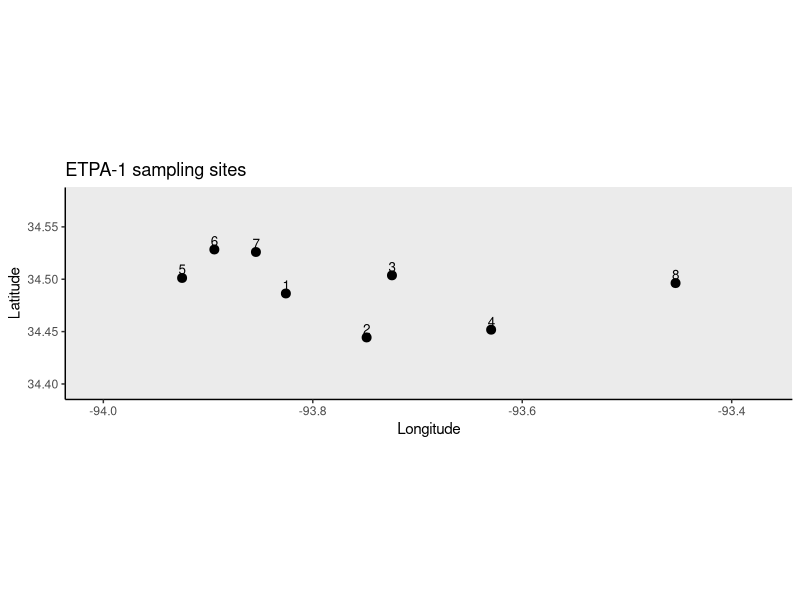
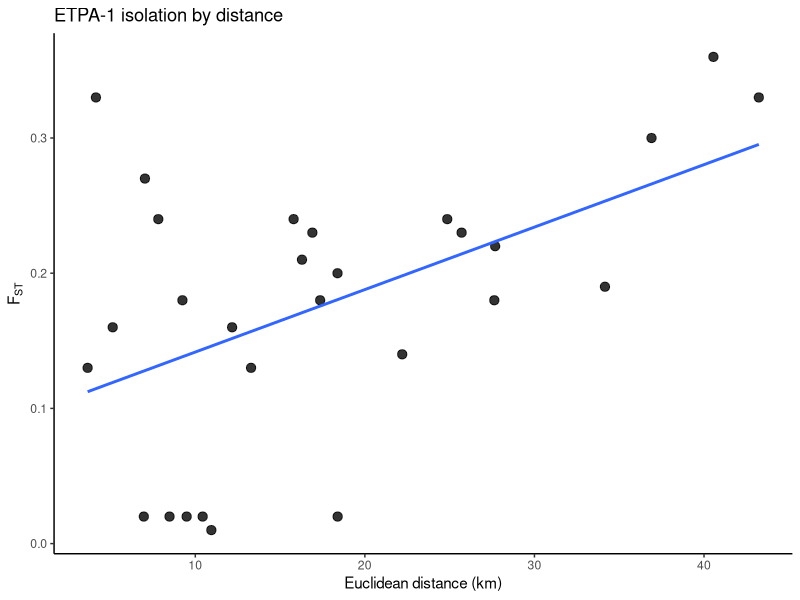

The R script that drew these images, in order: (Note: this script raises an error after producing the figures.)
# -----------------------------
# ETPA-1: paleback darter
# Etheostoma pallididorsum
# -----------------------------

library(ggplot2)
library(geosphere)
library(maps)

# -----------------------------
# 0) paths
# -----------------------------
base_dir <- "/Users/johnmccall/Library/CloudStorage/OneDrive-TheOhioStateUniversity/Spring_2026/Landgen_DGS/DGS-Patterns-of-Fish-Diversity/DGS-Patterns-of-Fish-Diversity/Objective 2/Data/ETPA-1"
data_dir <- file.path(base_dir, "data")
dir.create(data_dir, recursive = TRUE, showWarnings = FALSE)

# -----------------------------
# 1) site coordinates
# hard-coded from final raw coordinates
# order follows FST table order
# 1 Caddo River
# 2 Polk Creek
# 3 Lick Creek
# 4 Collier Creek
# 5 Big Fork Creek
# 6 Kate's Creek
# 7 Big Hill Creek
# 8 Mazarn Creek
# -----------------------------
ETPA_1_coords <- data.frame(
  site = as.character(1:8),
  lat = c(
    34.4864,
    34.4444,
    34.5037,
    34.4518,
    34.5012,
    34.5284,
    34.5260,
    34.4963
  ),
  lon = c(
    -93.8257,
    -93.7486,
    -93.7244,
    -93.6297,
    -93.9248,
    -93.8940,
    -93.8543,
    -93.4536
  ),
  stringsAsFactors = FALSE
)

# -----------------------------
# 2) helper: fill symmetric matrix from lower triangle
# vals entered row-by-row:
# row2 has 1 value, row3 has 2 values, etc.
# -----------------------------
fill_sym_from_lower <- function(pops, vals, diag_val = 0) {
  
  n <- length(pops)
  stopifnot(length(vals) == n * (n - 1) / 2)
  
  mat <- matrix(
    0,
    nrow = n,
    ncol = n,
    dimnames = list(pops, pops)
  )
  
  k <- 1
  for (i in 2:n) {
    for (j in 1:(i - 1)) {
      mat[i, j] <- vals[k]
      mat[j, i] <- vals[k]
      k <- k + 1
    }
  }
  
  diag(mat) <- diag_val
  mat
}

# -----------------------------
# 3) pairwise FST matrix
# Table 4, microsatellite FST below diagonal
# entered row-by-row from lower triangle
# -----------------------------
fst_vals <- c(
  
  # row 2: Polk Creek
  0.02,
  
  # row 3: Lick Creek
  0.02, 0.02,
  
  # row 4: Collier Creek
  0.02, 0.01, 0.02,
  
  # row 5: Big Fork Creek
  0.18, 0.18, 0.20, 0.18,
  
  # row 6: Kate's Creek
  0.24, 0.21, 0.24, 0.23, 0.33,
  
  # row 7: Big Hill Creek
  0.16, 0.13, 0.16, 0.14, 0.27, 0.13,
  
  # row 8: Mazarn Creek
  0.19, 0.22, 0.24, 0.23, 0.33, 0.36, 0.30
)

ETPA_1_fst <- fill_sym_from_lower(
  pops = ETPA_1_coords$site,
  vals = fst_vals,
  diag_val = 0
)

ETPA_1_fst[ETPA_1_fst < 0] <- 0

# -----------------------------
# 4) geographic distance matrix
# straight-line distance in km
# -----------------------------
geo_dist_km <- geosphere::distm(
  as.matrix(ETPA_1_coords[, c("lon", "lat")]),
  fun = geosphere::distHaversine
) / 1000

rownames(geo_dist_km) <- ETPA_1_coords$site
colnames(geo_dist_km) <- ETPA_1_coords$site

# -----------------------------
# 5) pairwise dataframe for IBD plot
# -----------------------------
ibd_df <- data.frame(
  site1   = rownames(ETPA_1_fst)[row(ETPA_1_fst)[upper.tri(ETPA_1_fst)]],
  site2   = colnames(ETPA_1_fst)[col(ETPA_1_fst)[upper.tri(ETPA_1_fst)]],
  fst     = ETPA_1_fst[upper.tri(ETPA_1_fst)],
  dist_km = geo_dist_km[upper.tri(geo_dist_km)]
)

# -----------------------------
# 6) map
# include US + Canada, but zoom to point extent
# plot only in RStudio; do not save
# -----------------------------
usa <- map_data("state")
can <- map_data("world", region = "Canada")

xpad <- 0.08
ypad <- 0.05

xlim_map <- c(
  min(ETPA_1_coords$lon) - xpad,
  max(ETPA_1_coords$lon) + xpad
)

ylim_map <- c(
  min(ETPA_1_coords$lat) - ypad,
  max(ETPA_1_coords$lat) + ypad
)

map_plot <- ggplot() +
  geom_polygon(
    data = usa,
    aes(x = long, y = lat, group = group),
    fill = "grey92", color = "black", linewidth = 0.25
  ) +
  geom_polygon(
    data = can,
    aes(x = long, y = lat, group = group),
    fill = "grey86", color = "black", linewidth = 0.25
  ) +
  geom_point(
    data = ETPA_1_coords,
    aes(x = lon, y = lat),
    size = 2.7
  ) +
  geom_text(
    data = ETPA_1_coords,
    aes(x = lon, y = lat, label = site),
    nudge_y = 0.008,
    size = 3.4
  ) +
  coord_fixed(
    xlim = xlim_map,
    ylim = ylim_map
  ) +
  theme_classic() +
  labs(
    x = "Longitude",
    y = "Latitude",
    title = "ETPA-1 sampling sites"
  )

print(map_plot)

# -----------------------------
# 7) IBD plot
# plot only in RStudio; do not save
# -----------------------------
ibd_plot <- ggplot(ibd_df, aes(x = dist_km, y = fst)) +
  geom_point(size = 2.8, alpha = 0.8) +
  geom_smooth(method = "lm", se = FALSE) +
  theme_classic() +
  labs(
    x = "Euclidean distance (km)",
    y = expression(F[ST]),
    title = "ETPA-1 isolation by distance"
  )

print(ibd_plot)

# -----------------------------
# 8) quick checks
# -----------------------------
stopifnot(identical(rownames(ETPA_1_fst), ETPA_1_coords$site))
stopifnot(identical(colnames(ETPA_1_fst), ETPA_1_coords$site))
stopifnot(isTRUE(all.equal(ETPA_1_fst, t(ETPA_1_fst))))
stopifnot(length(fst_vals) == nrow(ETPA_1_coords) * (nrow(ETPA_1_coords) - 1) / 2)

# -----------------------------
# 9) save RData
# -----------------------------
save(
  ETPA_1_fst,
  ETPA_1_coords,
  file = file.path(data_dir, "ETPA-1.RData")
)

# -----------------------------
# 10) export coords csv
# -----------------------------
write.csv(
  ETPA_1_coords,
  file = file.path(data_dir, "ETPA-1_coords.csv"),
  row.names = FALSE
)
